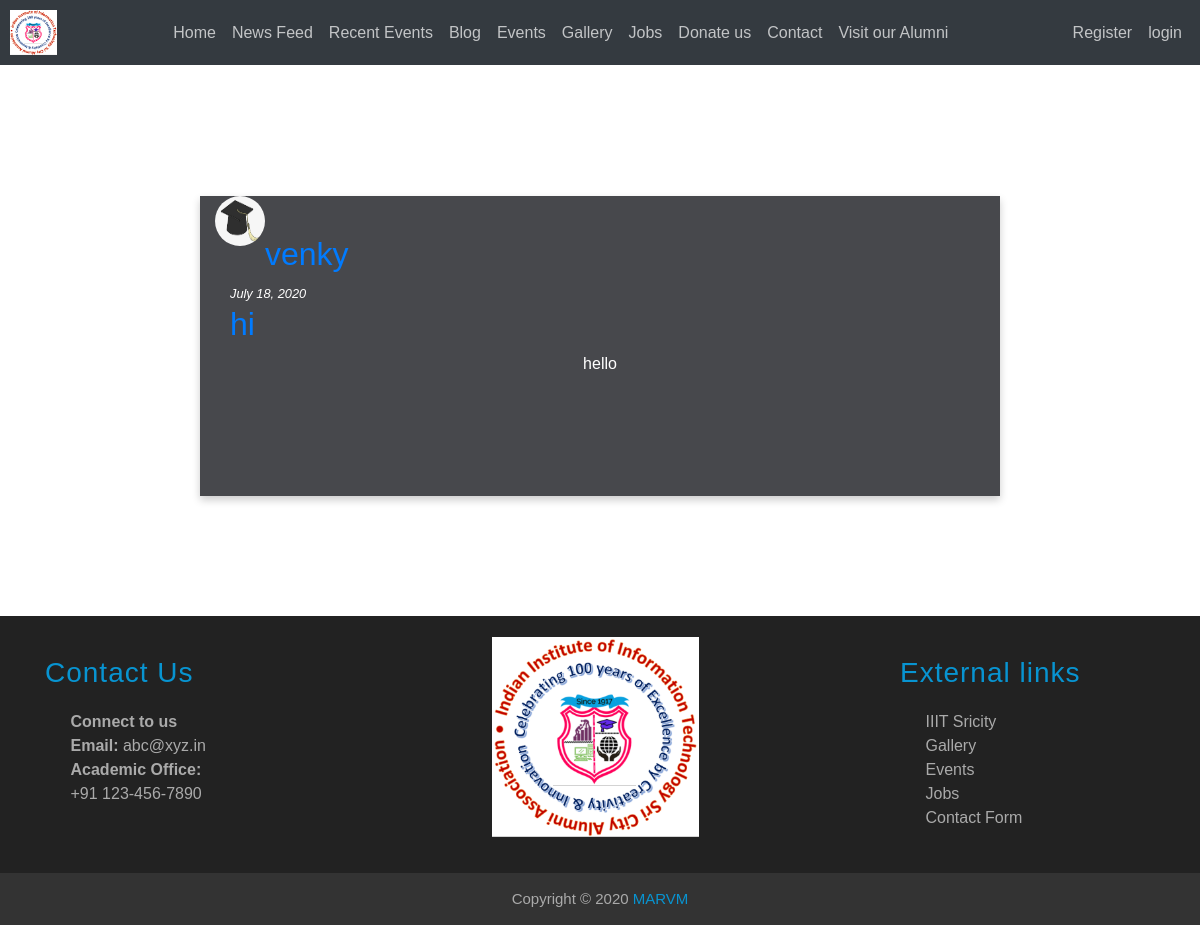
The app's page /user/venky, older data.
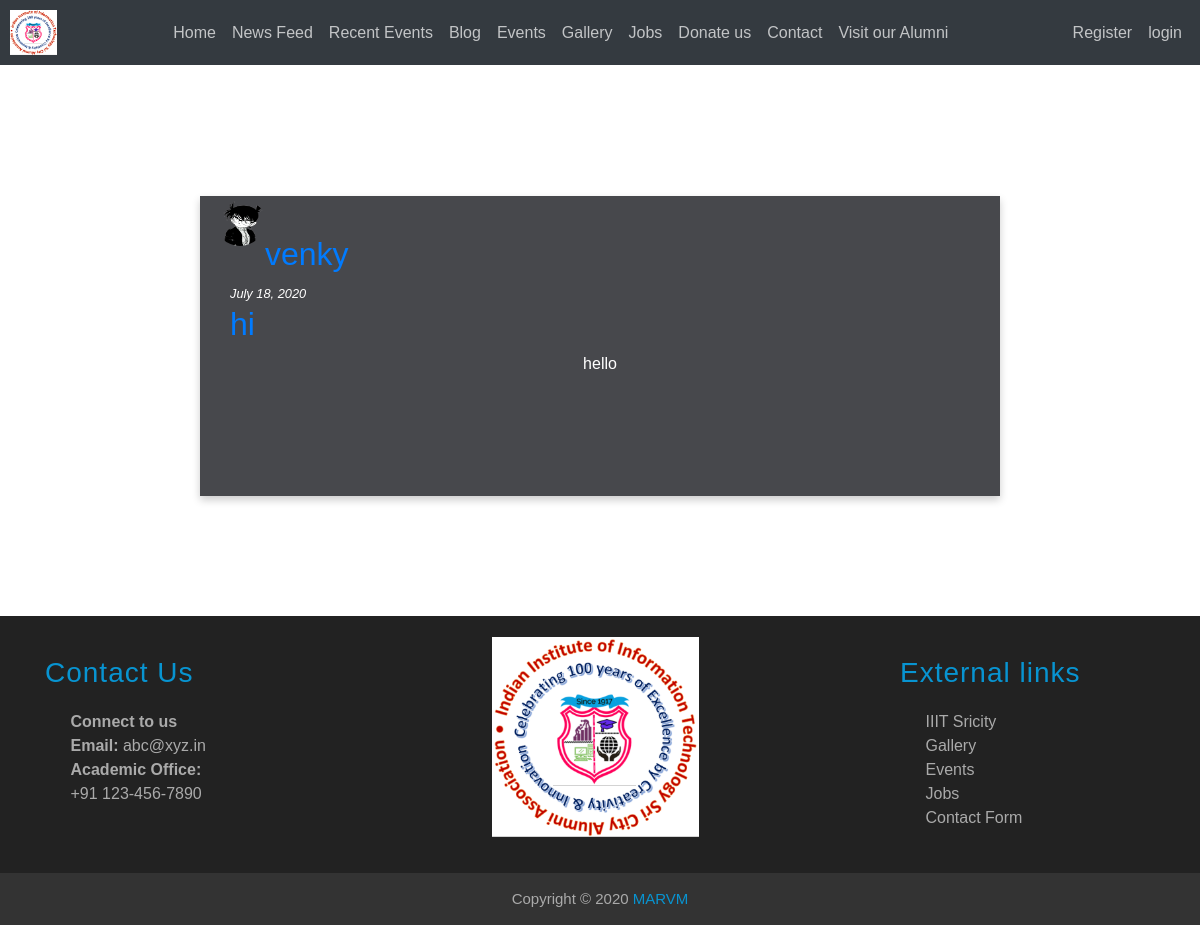
The same page, newer data.
### blog/models.py (models this page shows, shortened)
class Post(models.Model):
    title = models.CharField(max_length=100)
    content = models.TextField()
    date_posted = models.DateTimeField(default=timezone.now)
    author = models.ForeignKey(User, on_delete=models.CASCADE)

### accounts/models.py (models this page shows)
class User(AbstractUser):
    phone_number = models.CharField(
        max_length=15,
        blank = False,
        default="",
        validators=[
            RegexValidator(
                regex='^([+][0-9]{1,4}[6-9][0-9]{9})$',
                message='mobile number should be in the format "+999999999" ',
                code='invalid_phone_number'
            ),
        ]
    )
    email_confirmed = models.BooleanField(default=False)
    conditions = models.BooleanField(default=False)
    avatar = models.ImageField(upload_to=update_filename,blank = True)
    linkedin_url = models.URLField(blank = True)
    github_url = models.URLField(blank = True)
    webpage_url = models.URLField(blank = True)
    passout_year = models.CharField(max_length=4,blank=True)
    company = models.CharField(max_length=100,blank = True)
    summary = models.CharField(max_length=100,blank = True)
    place = models.CharField(max_length = 100,blank = True)

### blog/views.py (the view)
# urls.py: path('user/<str:username>', UserPostListView.as_view(), name='user-posts'),
class UserPostListView(ListView):
	model = Post
	template_name = 'blog/user_posts.html'
	context_object_name = 'posts'
	ordering = ['-date_posted']
	paginate_by = 5
	def get_queryset(self):
		user = get_object_or_404(User, username=self.kwargs.get('username'))
		return Post.objects.filter(author=user).order_by('-date_posted')

### blog/templates/blog/user_posts.html (shortened to what this page needs)
<!DOCTYPE html>
{% extends 'blog/blog_base.html' %}
{% block content %}
{% load static %}
    <div class='container title' style="margin-top: 3%;">
    <h1 class=mb-3>Posts by {{ view.kwargs.username }} ({{ page_obj.paginator.count }})</h1>
    </div>
    {% for post in posts %}
<body><br><br>
      <div class="container new">
        {% if post.author.avatar %}
        <img src="{{ post.author.avatar.url }}" alt="Avatar" class="image"  style="height:50px;width:50px;float:left;border-radius:50%;">
        {% else %}
        <img src="{% static 'profile/default_symbol.png' %}" alt="Avatar" class="image"  style="height:50px;width:50px;float:left;border-radius:50%;">
        {% endif %}
          <div style="padding:15px;"><br>
          <h2><a href="{% url 'user-posts' post.author.username %}">{{ post.author }}</a></h2>
          <small><i>{{ post.date_posted|date:"F d, Y" }}</i></small>
          <h2><a href="{% url 'post-detail' post.id %}">{{ post.title }}</a></h2>
          <p style="text-align: center;">{{ post.content }}</p><br>
          </div>
      </div><br><br>
        </body>
    {% endfor %}
{% endblock content %}

Row changes from the older to the newer data that the page shows:
changed through a linked row, Post "hi": author.avatar: picture added; avatar: picture removed
